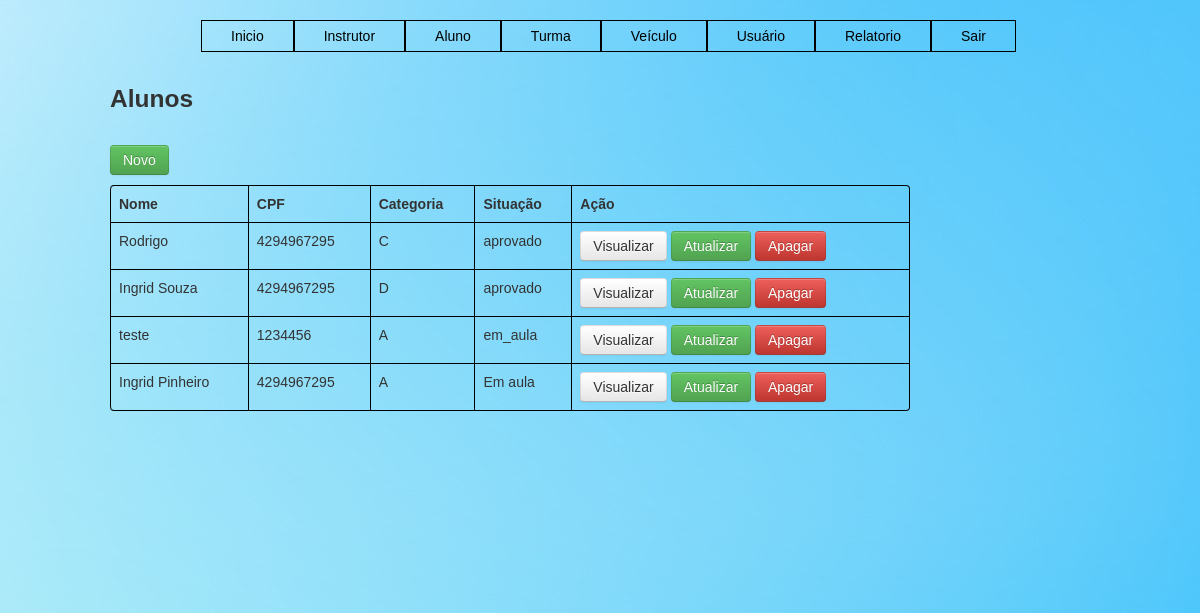
Screenshot of /aluno.php with the database file from the repository.
### tables this page shows
CREATE TABLE IF NOT EXISTS `aluno` (
  `cod_aluno` int(10) unsigned NOT NULL AUTO_INCREMENT,
  `nome` varchar(200) NOT NULL,
  `nascimento` date NOT NULL,
  `cpf` int(10) unsigned NOT NULL,
  `TELEFONE` int(10) unsigned DEFAULT NULL,
  `ENDERECO` varchar(500) DEFAULT NULL,
  `TURNO` varchar(20) NOT NULL,
  `SITUACAO` varchar(20) NOT NULL,
  `categoria` varchar(10) NOT NULL,
  PRIMARY KEY (`cod_aluno`)
);

### aluno.php (the view, shortened to what this page needs)
<!DOCTYPE html>
<html lang="pt-br">
<head>
	<link rel="stylesheet" type="text/css"  href="css/menu_style.css" />
	<link rel="stylesheet" type="text/css"  href="css/style.css" />
    <link   href="css/bootstrap.min.css" rel="stylesheet">
</head>
<body>
<?php include("cabecalho.php"); ?>
    <div class="container">
        <br><br>
    		<div class="row">
    			<h3>Alunos</h3><br>
    		</div>
			<div class="row">
				<p>
					<a href="CRUDS/Cadastrar_aluno.php" class="btn btn-success">Novo</a>
				</p>
				<div id="Layer1" style="position:relative; width:800px; height:400px; z-index:1; overflow: auto">
				<table class="table table-bordered">
		              <thead>
		                <tr>
		                  <th>Nome</th>
						    <th>CPF</th>
							 <th>Categoria</th>
							 <th>Situação</th>
							<th>Ação</th>
		                </tr>
		              </thead>
		              <tbody>
		             <?php
					   $pdo = Database::connect();
					   $sql = 'SELECT * FROM aluno ORDER BY cod_aluno DESC';
	 				   foreach ($pdo->query($sql) as $row) {
						   		echo '<tr>';
							   	echo '<td>'. $row['nome'] . '</td>';
									echo '<td>'. $row['cpf'] . '</td>';
										echo '<td>'. $row['categoria'] . '</td>';
										echo '<td>'. $row['SITUACAO'] . '</td>';
							   	echo '<td>';
							   	echo '<a class="btn" href="conexao_Banco/Visualizar_aluno.php?id='.$row['cod_aluno'].'">Visualizar</a>';
							   	echo '<a class="btn btn-success" href="cruds/Atualizar_aluno.php?id='.$row['cod_aluno'].'">Atualizar</a>';
							   	echo '<a class="btn btn-danger" href="conexao_Banco/Excluir_aluno.php?id='.$row['cod_aluno'].'">Apagar</a>';
							   	echo '</td>';
							   	echo '</tr>';
					   }
					  ?>
				      </tbody>
	            </table>
					</div>
    	</div>
    </div>
  </body>
</html>

### css/menu_style.css (style rules this page uses)
body { font-family: arial, helvetica, sans-serif; font-size: 14px; position:relative; background-image:url("../css/img/fundo.jpg"); opacity: 1; }
a { text-decoration:none; }

### css/style.css (style rules this page uses)
* { margin: 0; padding: 0; }
body { background:#64b5f6; }
form ,h3 { align: center-left; padding-top:5px; }

### rows the page displays
aluno: nome "Rodrigo", cpf "4294967295", categoria "C", SITUACAO "aprovado"
aluno: nome "Ingrid Souza", cpf "4294967295", categoria "D", SITUACAO "aprovado"
aluno: nome "teste", cpf "1234456", categoria "A", SITUACAO "em_aula"
aluno: nome "Ingrid Pinheiro", cpf "4294967295", categoria "A", SITUACAO "Em aula"
